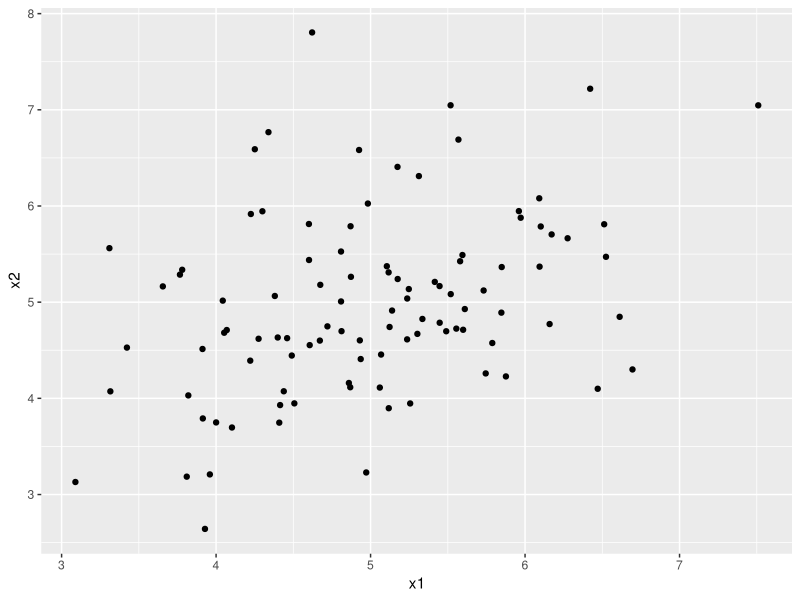
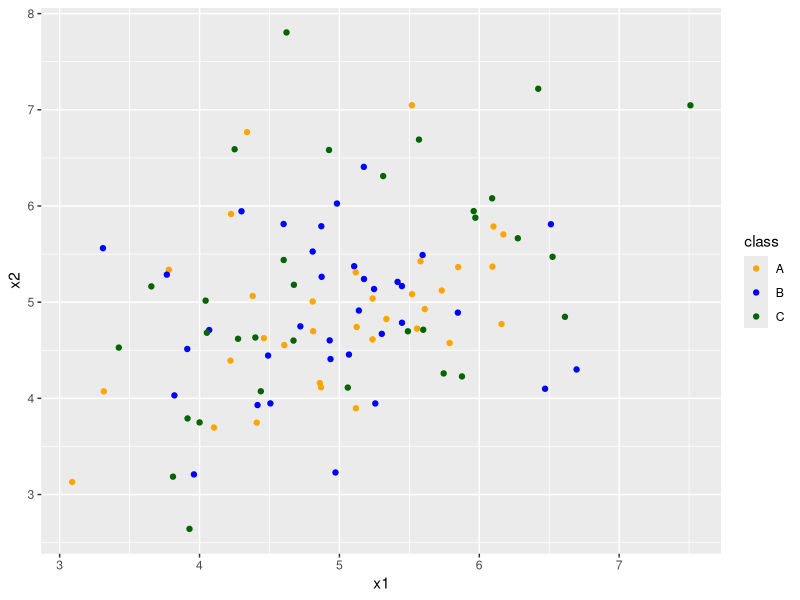
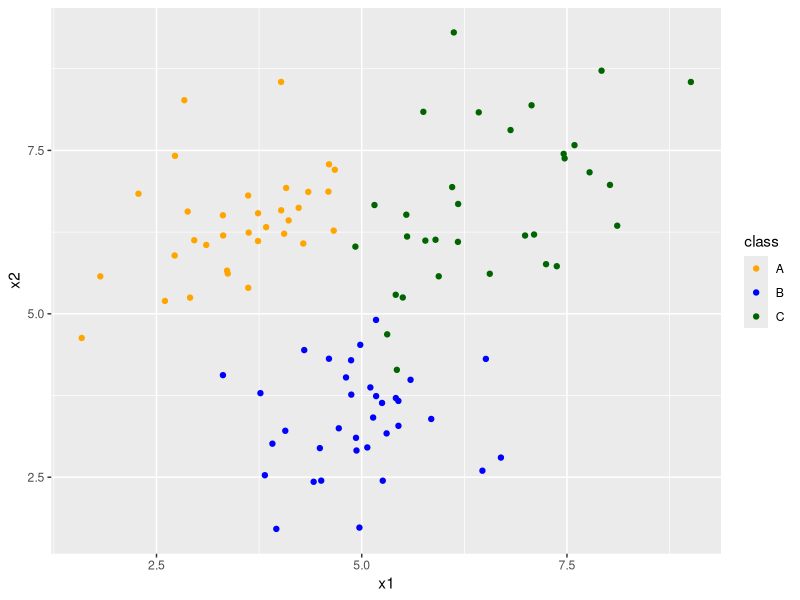
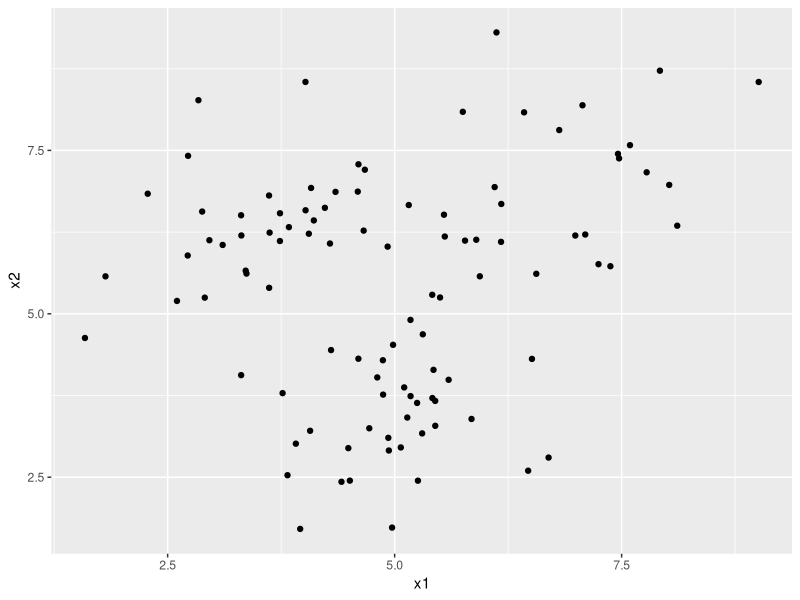
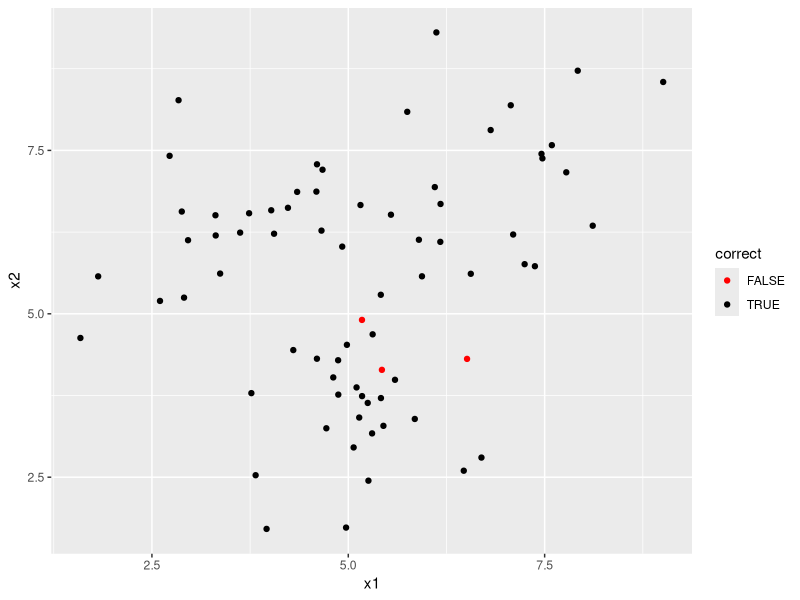
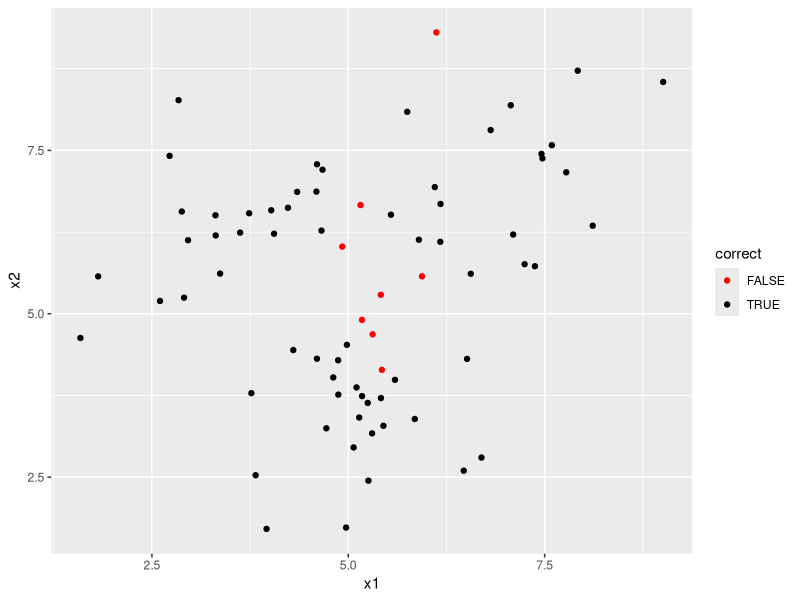
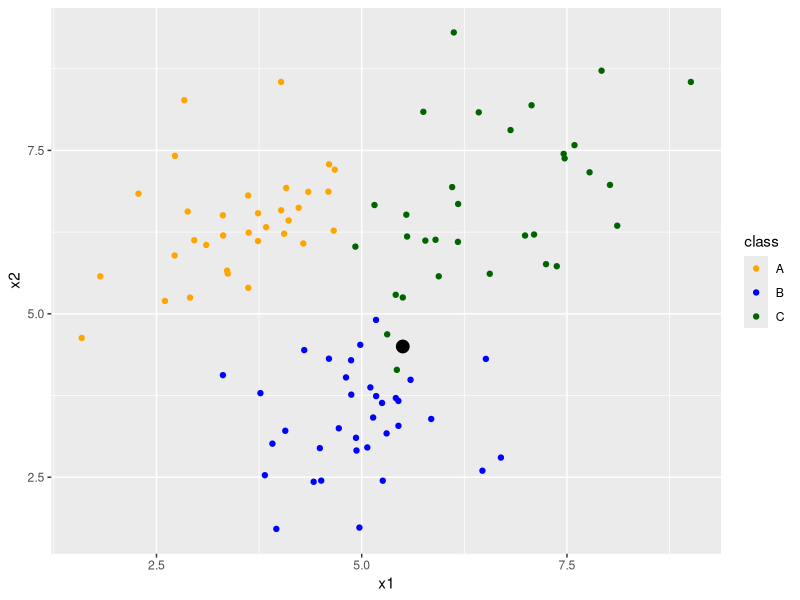
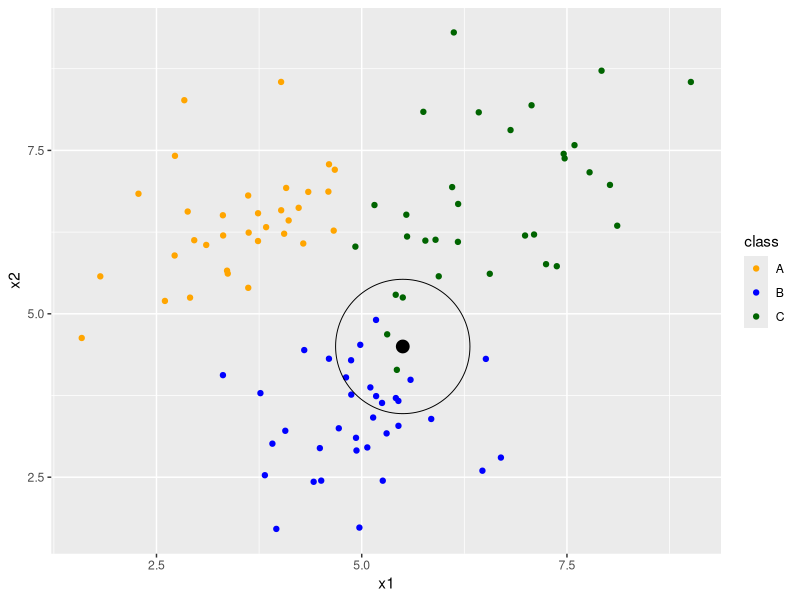

These charts were generated, in order, by the following R code:
## ---- chunk 1
library(dplyr)    # Data manipulation
library(magrittr) # Pipes
library(ggplot2)  # Plotting suite
library(MASS)     # Dataset
library(class)    # K-nearest Neighbour
library(mvtnorm)  # Multivariate Normal tools
## ---- chunk 2
helpIAmColourblind <- scale_color_manual(values = c("orange", 
                                                    "blue", 
                                                    "dark green"))
## ---- chunk 3
theme_update(plot.background = element_rect(fill = "transparent", colour = NA))
knitr::opts_chunk$set(dev.args=list(bg="transparent"), dev = "svg")
## ---- chunk 4
set.seed(123)
## ---- chunk 5
sigma <- matrix(c(1, .5, .5, 1), 2, 2)
rownames(sigma) <- colnames(sigma) <- c("x1", "x2")
## ---- chunk 6
sigma
## ---- chunk 7
sim.data <- mvtnorm::rmvnorm(n     = 100, 
                             mean  = c(5, 5), 
                             sigma = sigma)
colnames(sim.data) <- c("x1", "x2")
## ---- chunk 8
sim.data %>% 
  as_tibble %>%
  ggplot(aes(x1, x2)) +
  geom_point()
## ---- chunk 9
sim.data <- 
  sim.data %>%
  as_tibble %>%
  mutate(class = sample(c("A", "B", "C"), size = 100, replace = TRUE))
## ---- chunk 10
sim.data %>% head
## ---- chunk 11
sim.data %>%
  ggplot(aes(x1, x2,  colour = class)) +
  geom_point() + 
  helpIAmColourblind
## ---- chunk 12
sim.data <- 
  sim.data %>%
  mutate(x2 = case_when(class == "A" ~ x2 + 1.5,
                        class == "B" ~ x2 - 1.5,
                        class == "C" ~ x2 + 1.5),
         x1 = case_when(class == "A" ~ x1 - 1.5,
                        class == "B" ~ x1 - 0,
                        class == "C" ~ x1 + 1.5))
## ---- chunk 13
sim.data %>%
  ggplot(aes(x1, x2,  colour = class)) +
  geom_point() + 
  helpIAmColourblind
## ---- chunk 14
sim.data %>%
  ggplot(aes(x1, x2)) +
  geom_point() + 
  helpIAmColourblind
## ---- chunk 15
set.seed(123)
sim.data <-
  sim.data %>% 
  mutate(set = sample(c("Train", "Test"), size = 100, 
                      prob = c(.25, .75), replace = TRUE))
sim.data
## ---- chunk 16
train.data <- subset(sim.data, set == "Train", select = c(x1, x2))
test.data <-  subset(sim.data, set == "Test",  select = c(x1, x2))
obs.class <-  subset(sim.data, set == "Train", select = class)
## ---- chunk 17
fit.knn <- knn(train = train.data,
               test  = test.data, 
               cl    = as.matrix(obs.class),
               k     = 3)
fit.knn
## ---- chunk 18
class.test <- subset(sim.data, set == "Test", select = class) %>%
  as.matrix()
correct <- fit.knn == class.test
mean(correct)
table(fit.knn, class.test)
## ---- chunk 19
cbind(test.data, correct) %>%
  ggplot(aes(x1, x2,  colour = correct)) +
  geom_point() +
  scale_colour_manual(values = c("red", "black"))
## ---- chunk 20
fit.knn <- knn(train = train.data,
               test  = test.data, 
               cl    = as.matrix(obs.class),
               k     = 2)
correct <- fit.knn == class.test
mean(correct)
table(fit.knn, class.test)
## ---- chunk 21
fit.knn <- knn(train = train.data,
               test  = test.data, 
               cl    = as.matrix(obs.class),
               k     = 4)
correct <- fit.knn == class.test
mean(correct)
table(fit.knn, class.test)
## ---- chunk 22
fit.knn <- knn(train = train.data,
               test = test.data, 
               cl = as.matrix(obs.class),
               k = 10)
correct <- fit.knn == class.test
mean(correct)
table(fit.knn, class.test)
## ---- chunk 23
cbind(test.data, correct) %>%
  ggplot(aes(x1, x2,  colour = correct)) +
  geom_point() +
  scale_colour_manual(values = c("red", "black"))
## ---- chunk 24
newObs <- data.frame(x1 = 5.5, x2 = 4.5)
## ---- chunk 25
sim.data %>%
  ggplot() +
  geom_point(aes(x1, x2,  colour = class)) + 
  geom_point(data = newObs, aes(x1, x2), size = 4, col = "black") +
  helpIAmColourblind
## ---- chunk 26
sim.data %>%
  ggplot() +
  geom_point(aes(x1, x2,  colour = class)) + 
  geom_point(data = newObs, aes(x1, x2), size = 4, col = "black") +
  geom_point(data = newObs, aes(x1, x2), size = 45, pch = 21, bg = "transparent") +
  helpIAmColourblind
## ---- chunk 27
knn(train = sim.data[, 1:2], cl = sim.data$class, k = 10, test = newObs)
## ---- chunk 28
sim.data %>%
  ggplot(aes(x1, x2)) +
  geom_point()
## ---- chunk 29
(fitkm <- kmeans(sim.data[, 1:2], centers = 3))
## ---- chunk 30
sim.data$clust <- as.factor(fitkm$cluster)

sim.data %>% ggplot +
  geom_point(aes(x = x1, y = x2, colour = clust)) +
  helpIAmColourblind
## ---- chunk 31
# this is the data-generating class

sim.data %>% ggplot +
  geom_point(aes(x = x1, y = x2, colour = class)) +
  helpIAmColourblind
## ---- chunk 32
sim.data %>% ggplot +
  geom_point(aes(x = x1, y = x2, colour = clust)) +
  geom_point(aes(x = x1, y = x2), data = as.data.frame(fitkm$centers),
             size = 5, col = "red", alpha = 0.8) +
  helpIAmColourblind
## ---- chunk 33
sim.data$clust <- as.factor(kmeans(sim.data[,1:2], 5)$cluster)

sim.data %>% ggplot +
  geom_point(aes(x = x1, y = x2, colour = clust)) +
  scale_colour_manual(values = viridisLite::viridis(5))
## ---- chunk 34
sim.data$clust <- as.factor(kmeans(sim.data[,1:2], 2)$cluster)

sim.data %>% ggplot +
  geom_point(aes(x = x1, y = x2, colour = clust)) +
  helpIAmColourblind
